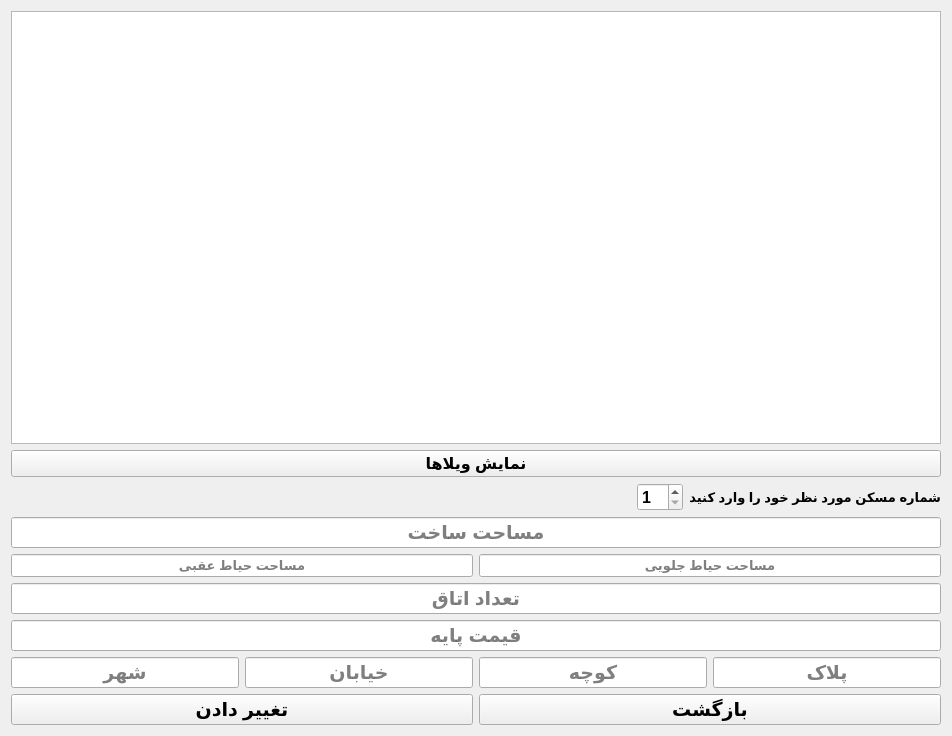
<?xml version="1.0" encoding="UTF-8"?>
<ui version="4.0">
 <class>NorthVillaFormEdit</class>
 <widget class="QWidget" name="NorthVillaFormEdit">
  <property name="geometry">
   <rect>
    <x>0</x>
    <y>0</y>
    <width>952</width>
    <height>736</height>
   </rect>
  </property>
  <property name="font">
   <font>
    <pointsize>12</pointsize>
   </font>
  </property>
  <property name="windowTitle">
   <string>Form</string>
  </property>
  <layout class="QVBoxLayout" name="verticalLayout">
   <item>
    <widget class="QTextEdit" name="textEdit">
     <property name="font">
      <font>
       <pointsize>12</pointsize>
      </font>
     </property>
     <property name="readOnly">
      <bool>true</bool>
     </property>
    </widget>
   </item>
   <item>
    <widget class="QPushButton" name="pushButton_2">
     <property name="font">
      <font>
       <pointsize>12</pointsize>
       <weight>75</weight>
       <bold>true</bold>
      </font>
     </property>
     <property name="text">
      <string>نمایش ویلاها</string>
     </property>
    </widget>
   </item>
   <item>
    <layout class="QHBoxLayout" name="horizontalLayout">
     <item>
      <spacer name="horizontalSpacer">
       <property name="orientation">
        <enum>Qt::Horizontal</enum>
       </property>
       <property name="sizeHint" stdset="0">
        <size>
         <width>40</width>
         <height>20</height>
        </size>
       </property>
      </spacer>
     </item>
     <item>
      <widget class="QSpinBox" name="spinBox">
       <property name="font">
        <font>
         <pointsize>12</pointsize>
         <weight>75</weight>
         <bold>true</bold>
        </font>
       </property>
       <property name="minimum">
        <number>1</number>
       </property>
       <property name="maximum">
        <number>20</number>
       </property>
      </widget>
     </item>
     <item>
      <widget class="QLabel" name="label">
       <property name="font">
        <font>
         <pointsize>10</pointsize>
         <weight>75</weight>
         <bold>true</bold>
        </font>
       </property>
       <property name="text">
        <string>شماره مسکن مورد نظر خود را وارد کنید</string>
       </property>
      </widget>
     </item>
    </layout>
   </item>
   <item>
    <widget class="QLineEdit" name="BuildAreaLed">
     <property name="sizePolicy">
      <sizepolicy hsizetype="Expanding" vsizetype="Preferred">
       <horstretch>0</horstretch>
       <verstretch>0</verstretch>
      </sizepolicy>
     </property>
     <property name="font">
      <font>
       <pointsize>14</pointsize>
       <weight>75</weight>
       <bold>true</bold>
      </font>
     </property>
     <property name="alignment">
      <set>Qt::AlignCenter</set>
     </property>
     <property name="placeholderText">
      <string>مساحت ساخت</string>
     </property>
    </widget>
   </item>
   <item>
    <layout class="QHBoxLayout" name="horizontalLayout_2">
     <item>
      <widget class="QLineEdit" name="BackYardLed">
       <property name="sizePolicy">
        <sizepolicy hsizetype="Expanding" vsizetype="Preferred">
         <horstretch>0</horstretch>
         <verstretch>0</verstretch>
        </sizepolicy>
       </property>
       <property name="font">
        <font>
         <pointsize>10</pointsize>
         <weight>75</weight>
         <bold>true</bold>
        </font>
       </property>
       <property name="alignment">
        <set>Qt::AlignCenter</set>
       </property>
       <property name="placeholderText">
        <string>مساحت حیاط عقبی</string>
       </property>
      </widget>
     </item>
     <item>
      <widget class="QLineEdit" name="FrontYardLed">
       <property name="sizePolicy">
        <sizepolicy hsizetype="Expanding" vsizetype="Preferred">
         <horstretch>0</horstretch>
         <verstretch>0</verstretch>
        </sizepolicy>
       </property>
       <property name="font">
        <font>
         <pointsize>10</pointsize>
         <weight>75</weight>
         <bold>true</bold>
        </font>
       </property>
       <property name="alignment">
        <set>Qt::AlignCenter</set>
       </property>
       <property name="placeholderText">
        <string>مساحت حیاط جلویی</string>
       </property>
      </widget>
     </item>
    </layout>
   </item>
   <item>
    <widget class="QLineEdit" name="RoomsLed">
     <property name="sizePolicy">
      <sizepolicy hsizetype="Expanding" vsizetype="Preferred">
       <horstretch>0</horstretch>
       <verstretch>0</verstretch>
      </sizepolicy>
     </property>
     <property name="font">
      <font>
       <pointsize>14</pointsize>
       <weight>75</weight>
       <bold>true</bold>
      </font>
     </property>
     <property name="alignment">
      <set>Qt::AlignCenter</set>
     </property>
     <property name="placeholderText">
      <string>تعداد اتاق</string>
     </property>
    </widget>
   </item>
   <item>
    <widget class="QLineEdit" name="PriceLed">
     <property name="sizePolicy">
      <sizepolicy hsizetype="Expanding" vsizetype="Preferred">
       <horstretch>0</horstretch>
       <verstretch>0</verstretch>
      </sizepolicy>
     </property>
     <property name="font">
      <font>
       <pointsize>14</pointsize>
       <weight>75</weight>
       <bold>true</bold>
      </font>
     </property>
     <property name="alignment">
      <set>Qt::AlignCenter</set>
     </property>
     <property name="placeholderText">
      <string>قیمت پایه</string>
     </property>
    </widget>
   </item>
   <item>
    <layout class="QHBoxLayout" name="horizontalLayout_4">
     <item>
      <widget class="QLineEdit" name="CityLed">
       <property name="sizePolicy">
        <sizepolicy hsizetype="Expanding" vsizetype="Preferred">
         <horstretch>0</horstretch>
         <verstretch>0</verstretch>
        </sizepolicy>
       </property>
       <property name="font">
        <font>
         <pointsize>14</pointsize>
         <weight>75</weight>
         <bold>true</bold>
        </font>
       </property>
       <property name="alignment">
        <set>Qt::AlignCenter</set>
       </property>
       <property name="placeholderText">
        <string>شهر</string>
       </property>
      </widget>
     </item>
     <item>
      <widget class="QLineEdit" name="streetLed">
       <property name="sizePolicy">
        <sizepolicy hsizetype="Expanding" vsizetype="Preferred">
         <horstretch>0</horstretch>
         <verstretch>0</verstretch>
        </sizepolicy>
       </property>
       <property name="font">
        <font>
         <pointsize>14</pointsize>
         <weight>75</weight>
         <bold>true</bold>
        </font>
       </property>
       <property name="alignment">
        <set>Qt::AlignCenter</set>
       </property>
       <property name="placeholderText">
        <string>خیابان</string>
       </property>
      </widget>
     </item>
     <item>
      <widget class="QLineEdit" name="AlleyLed">
       <property name="sizePolicy">
        <sizepolicy hsizetype="Expanding" vsizetype="Preferred">
         <horstretch>0</horstretch>
         <verstretch>0</verstretch>
        </sizepolicy>
       </property>
       <property name="font">
        <font>
         <pointsize>14</pointsize>
         <weight>75</weight>
         <bold>true</bold>
        </font>
       </property>
       <property name="alignment">
        <set>Qt::AlignCenter</set>
       </property>
       <property name="placeholderText">
        <string>کوچه</string>
       </property>
      </widget>
     </item>
     <item>
      <widget class="QLineEdit" name="plaqueLed">
       <property name="sizePolicy">
        <sizepolicy hsizetype="Expanding" vsizetype="Preferred">
         <horstretch>0</horstretch>
         <verstretch>0</verstretch>
        </sizepolicy>
       </property>
       <property name="font">
        <font>
         <pointsize>14</pointsize>
         <weight>75</weight>
         <bold>true</bold>
        </font>
       </property>
       <property name="alignment">
        <set>Qt::AlignCenter</set>
       </property>
       <property name="placeholderText">
        <string>پلاک</string>
       </property>
      </widget>
     </item>
    </layout>
   </item>
   <item>
    <layout class="QHBoxLayout" name="horizontalLayout_3">
     <item>
      <widget class="QPushButton" name="pushButton">
       <property name="sizePolicy">
        <sizepolicy hsizetype="Minimum" vsizetype="Preferred">
         <horstretch>0</horstretch>
         <verstretch>0</verstretch>
        </sizepolicy>
       </property>
       <property name="font">
        <font>
         <pointsize>14</pointsize>
         <weight>75</weight>
         <bold>true</bold>
        </font>
       </property>
       <property name="text">
        <string>تغییر دادن</string>
       </property>
      </widget>
     </item>
     <item>
      <widget class="QPushButton" name="pushButton_3">
       <property name="sizePolicy">
        <sizepolicy hsizetype="Minimum" vsizetype="Preferred">
         <horstretch>0</horstretch>
         <verstretch>0</verstretch>
        </sizepolicy>
       </property>
       <property name="font">
        <font>
         <pointsize>14</pointsize>
         <weight>75</weight>
         <bold>true</bold>
        </font>
       </property>
       <property name="text">
        <string>بازگشت</string>
       </property>
      </widget>
     </item>
    </layout>
   </item>
  </layout>
 </widget>
 <resources/>
 <connections/>
</ui>
